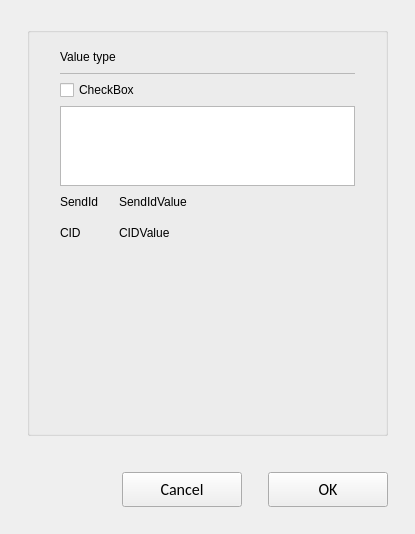
<?xml version="1.0" encoding="UTF-8"?>
<ui version="4.0">
 <class>C_SdNdeStwFlashloaderOptions</class>
 <widget class="QWidget" name="C_SdNdeStwFlashloaderOptions">
  <property name="geometry">
   <rect>
    <x>0</x>
    <y>0</y>
    <width>415</width>
    <height>534</height>
   </rect>
  </property>
  <property name="windowTitle">
   <string>Form</string>
  </property>
  <layout class="QVBoxLayout" name="verticalLayout">
   <property name="leftMargin">
    <number>27</number>
   </property>
   <property name="topMargin">
    <number>27</number>
   </property>
   <property name="rightMargin">
    <number>27</number>
   </property>
   <property name="bottomMargin">
    <number>0</number>
   </property>
   <item>
    <widget class="stw::opensyde_gui_elements::C_OgeGbx" name="pc_GroupBoxGeneral_3">
     <property name="title">
      <string/>
     </property>
     <layout class="QHBoxLayout" name="horizontalLayout_9">
      <property name="leftMargin">
       <number>30</number>
      </property>
      <property name="rightMargin">
       <number>30</number>
      </property>
      <property name="bottomMargin">
       <number>20</number>
      </property>
      <item>
       <layout class="QVBoxLayout" name="verticalLayout_5" stretch="0,0,0,0,0,0,1">
        <property name="spacing">
         <number>0</number>
        </property>
        <property name="sizeConstraint">
         <enum>QLayout::SetMinimumSize</enum>
        </property>
        <item>
         <layout class="QVBoxLayout" name="verticalLayout_6" stretch="1,0">
          <property name="spacing">
           <number>0</number>
          </property>
          <item>
           <layout class="QHBoxLayout" name="horizontalLayout_15" stretch="0,1">
            <property name="spacing">
             <number>6</number>
            </property>
            <item>
             <widget class="stw::opensyde_gui_elements::C_OgeLabContextMenuBase" name="pc_LabelDataElement">
              <property name="styleRole" stdset="0">
               <string>heading-group-bold</string>
              </property>
              <property name="minimumSize">
               <size>
                <width>0</width>
                <height>30</height>
               </size>
              </property>
              <property name="maximumSize">
               <size>
                <width>16777215</width>
                <height>30</height>
               </size>
              </property>
              <property name="text">
               <string>Value type</string>
              </property>
             </widget>
            </item>
            <item>
             <spacer name="horizontalSpacer_27">
              <property name="orientation">
               <enum>Qt::Horizontal</enum>
              </property>
              <property name="sizeType">
               <enum>QSizePolicy::MinimumExpanding</enum>
              </property>
              <property name="sizeHint" stdset="0">
               <size>
                <width>40</width>
                <height>1</height>
               </size>
              </property>
             </spacer>
            </item>
           </layout>
          </item>
          <item>
           <layout class="QHBoxLayout" name="horizontalLayout_36" stretch="1">
            <property name="spacing">
             <number>0</number>
            </property>
            <property name="leftMargin">
             <number>0</number>
            </property>
            <property name="topMargin">
             <number>1</number>
            </property>
            <item>
             <widget class="stw::opensyde_gui_elements::C_OgeFraSeparator" name="pc_FramSperator1_4">
              <property name="minimumSize">
               <size>
                <width>0</width>
                <height>1</height>
               </size>
              </property>
              <property name="maximumSize">
               <size>
                <width>16777215</width>
                <height>1</height>
               </size>
              </property>
              <property name="frameShape">
               <enum>QFrame::StyledPanel</enum>
              </property>
              <property name="frameShadow">
               <enum>QFrame::Raised</enum>
              </property>
             </widget>
            </item>
           </layout>
          </item>
         </layout>
        </item>
        <item>
         <spacer name="verticalSpacer_2">
          <property name="orientation">
           <enum>Qt::Vertical</enum>
          </property>
          <property name="sizeType">
           <enum>QSizePolicy::Fixed</enum>
          </property>
          <property name="sizeHint" stdset="0">
           <size>
            <width>20</width>
            <height>6</height>
           </size>
          </property>
         </spacer>
        </item>
        <item>
         <widget class="stw::opensyde_gui_elements::C_OgeChxProperties" name="pc_CheckBoxUseResetMessage">
          <property name="text">
           <string>CheckBox</string>
          </property>
         </widget>
        </item>
        <item>
         <spacer name="verticalSpacer_3">
          <property name="orientation">
           <enum>Qt::Vertical</enum>
          </property>
          <property name="sizeType">
           <enum>QSizePolicy::Fixed</enum>
          </property>
          <property name="sizeHint" stdset="0">
           <size>
            <width>20</width>
            <height>6</height>
           </size>
          </property>
         </spacer>
        </item>
        <item>
         <widget class="stw::opensyde_gui::C_SdNdeSfoResetMessageTableView" name="pc_TableView">
          <property name="maximumSize">
           <size>
            <width>16777215</width>
            <height>80</height>
           </size>
          </property>
         </widget>
        </item>
        <item>
         <layout class="QGridLayout" name="gridLayout">
          <property name="horizontalSpacing">
           <number>20</number>
          </property>
          <item row="0" column="1">
           <widget class="stw::opensyde_gui_elements::C_OgeLabContextMenuBase" name="pc_LabelSendIdValue">
            <property name="styleRole" stdset="0">
             <string>group-item-value</string>
            </property>
            <property name="text">
             <string>SendIdValue</string>
            </property>
           </widget>
          </item>
          <item row="0" column="0">
           <widget class="stw::opensyde_gui_elements::C_OgeLabToolTipBase" name="pc_LabelSendId">
            <property name="styleRole" stdset="0">
             <string>group-item</string>
            </property>
            <property name="minimumSize">
             <size>
              <width>0</width>
              <height>31</height>
             </size>
            </property>
            <property name="text">
             <string>SendId</string>
            </property>
           </widget>
          </item>
          <item row="1" column="0">
           <widget class="stw::opensyde_gui_elements::C_OgeLabToolTipBase" name="pc_LabelCompanyId">
            <property name="styleRole" stdset="0">
             <string>group-item</string>
            </property>
            <property name="minimumSize">
             <size>
              <width>0</width>
              <height>31</height>
             </size>
            </property>
            <property name="text">
             <string>CID</string>
            </property>
           </widget>
          </item>
          <item row="1" column="1">
           <widget class="stw::opensyde_gui_elements::C_OgeLabContextMenuBase" name="pc_LabelCompanyIdValue">
            <property name="styleRole" stdset="0">
             <string>group-item-value</string>
            </property>
            <property name="text">
             <string>CIDValue</string>
            </property>
           </widget>
          </item>
          <item row="0" column="2">
           <spacer name="horizontalSpacer">
            <property name="orientation">
             <enum>Qt::Horizontal</enum>
            </property>
            <property name="sizeHint" stdset="0">
             <size>
              <width>40</width>
              <height>10</height>
             </size>
            </property>
           </spacer>
          </item>
         </layout>
        </item>
        <item>
         <spacer name="verticalSpacer">
          <property name="orientation">
           <enum>Qt::Vertical</enum>
          </property>
          <property name="sizeHint" stdset="0">
           <size>
            <width>20</width>
            <height>10</height>
           </size>
          </property>
         </spacer>
        </item>
       </layout>
      </item>
     </layout>
    </widget>
   </item>
   <item>
    <spacer name="pc_VerticalSpacerButtonsObove">
     <property name="orientation">
      <enum>Qt::Vertical</enum>
     </property>
     <property name="sizeType">
      <enum>QSizePolicy::Fixed</enum>
     </property>
     <property name="sizeHint" stdset="0">
      <size>
       <width>20</width>
       <height>30</height>
      </size>
     </property>
    </spacer>
   </item>
   <item>
    <layout class="QHBoxLayout" name="horizontalLayout_7">
     <item>
      <spacer name="horizontalSpacer_3">
       <property name="orientation">
        <enum>Qt::Horizontal</enum>
       </property>
       <property name="sizeHint" stdset="0">
        <size>
         <width>40</width>
         <height>20</height>
        </size>
       </property>
      </spacer>
     </item>
     <item>
      <widget class="stw::opensyde_gui_elements::C_OgePubToolTipBase" name="pc_BushButtonCancel">
       <property name="minimumSize">
        <size>
         <width>120</width>
         <height>35</height>
        </size>
       </property>
       <property name="maximumSize">
        <size>
         <width>120</width>
         <height>35</height>
        </size>
       </property>
       <property name="font">
        <font>
         <family>Calibri</family>
         <pointsize>12</pointsize>
        </font>
       </property>
       <property name="text">
        <string>Cancel</string>
       </property>
      </widget>
     </item>
     <item>
      <spacer name="horizontalSpacer_4">
       <property name="orientation">
        <enum>Qt::Horizontal</enum>
       </property>
       <property name="sizeType">
        <enum>QSizePolicy::Fixed</enum>
       </property>
       <property name="sizeHint" stdset="0">
        <size>
         <width>20</width>
         <height>20</height>
        </size>
       </property>
      </spacer>
     </item>
     <item>
      <widget class="stw::opensyde_gui_elements::C_OgePubToolTipBase" name="pc_BushButtonOk">
       <property name="minimumSize">
        <size>
         <width>120</width>
         <height>35</height>
        </size>
       </property>
       <property name="maximumSize">
        <size>
         <width>120</width>
         <height>35</height>
        </size>
       </property>
       <property name="font">
        <font>
         <family>Calibri</family>
         <pointsize>12</pointsize>
        </font>
       </property>
       <property name="text">
        <string>OK</string>
       </property>
      </widget>
     </item>
    </layout>
   </item>
   <item>
    <spacer name="verticalSpacer_7">
     <property name="orientation">
      <enum>Qt::Vertical</enum>
     </property>
     <property name="sizeType">
      <enum>QSizePolicy::Fixed</enum>
     </property>
     <property name="sizeHint" stdset="0">
      <size>
       <width>20</width>
       <height>27</height>
      </size>
     </property>
    </spacer>
   </item>
  </layout>
 </widget>
 <customwidgets>
  <customwidget>
   <class>stw::opensyde_gui_elements::C_OgePubToolTipBase</class>
   <extends>QPushButton</extends>
   <header>C_OgePubToolTipBase.hpp</header>
  </customwidget>
  <customwidget>
   <class>stw::opensyde_gui_elements::C_OgePubToolTipBase</class>
   <extends>QPushButton</extends>
   <header>C_OgePubToolTipBase.hpp</header>
  </customwidget>
  <customwidget>
   <class>stw::opensyde_gui_elements::C_OgeGbx</class>
   <extends>QGroupBox</extends>
   <header>C_OgeGbx.hpp</header>
   <container>1</container>
  </customwidget>
  <customwidget>
   <class>stw::opensyde_gui_elements::C_OgeLabToolTipBase</class>
   <extends>QLabel</extends>
   <header>C_OgeLabToolTipBase.hpp</header>
  </customwidget>
  <customwidget>
   <class>stw::opensyde_gui_elements::C_OgeFraSeparator</class>
   <extends>QFrame</extends>
   <header>C_OgeFraSeparator.hpp</header>
   <container>1</container>
  </customwidget>
  <customwidget>
   <class>stw::opensyde_gui_elements::C_OgeChxProperties</class>
   <extends>QCheckBox</extends>
   <header>C_OgeChxProperties.hpp</header>
  </customwidget>
  <customwidget>
   <class>stw::opensyde_gui_elements::C_OgeLabContextMenuBase</class>
   <extends>QLabel</extends>
   <header>C_OgeLabContextMenuBase.hpp</header>
  </customwidget>
  <customwidget>
   <class>stw::opensyde_gui::C_SdNdeSfoResetMessageTableView</class>
   <extends>QTableView</extends>
   <header>C_SdNdeSfoResetMessageTableView.hpp</header>
  </customwidget>
 </customwidgets>
 <resources/>
 <connections/>
</ui>
